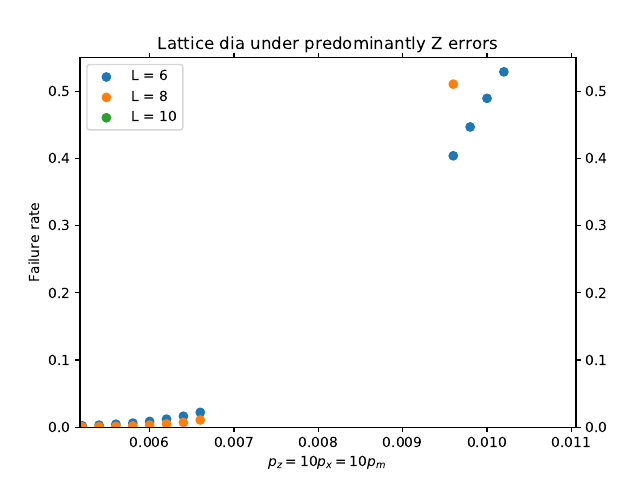

Here is the Python script that generated this plot:
import numpy as np
import matplotlib.pyplot as plt
import sys
import glob

results08 = {}
indexlist08 = []

xmin = .006
xmax = .006

for filename in glob.glob("dia-08-*.txt"):
    input_file08 = open(filename, "r")
    for line in input_file08:
        data08 = line.split()
        if data08[0] != "#":
            pz_str08 = data08[2]
            rate_str08 = data08[5]
            pz08 = float(pz_str08)
            rate08 = float(rate_str08)
            if xmin>pz08:
                xmin = pz08
            if xmax<pz08:
                xmax = pz08
            if pz_str08 not in indexlist08:
                results08[pz_str08] = []
                indexlist08.append(pz_str08)
            results08[pz_str08].append(rate08)

x_axis08 = []
y_axis08 = []

for item in indexlist08:
    x_axis08.append(float(item))
    y_axis08.append(np.mean(results08[item]))

results10 = {}
indexlist10 = []

for filename in glob.glob("dia-10-*.txt"):
    input_file10 = open(filename, "r")
    for line in input_file10:
        data10 = line.split()
        if data10[0] != "#":
            pz_str10 = data10[2]
            rate_str10 = data10[5]
            pz10 = float(pz_str10)
            rate10 = float(rate_str10)
            if xmin>pz10:
                xmin = pz10
            if xmax<pz10:
                xmax = pz10
            if pz_str10 not in indexlist10:
                results10[pz_str10] = []
                indexlist10.append(pz_str10)
            results10[pz_str10].append(rate10)

x_axis10 = []
y_axis10 = []

for item in indexlist10:
    x_axis10.append(float(item))
    y_axis10.append(np.mean(results10[item]))

results06 = {}
indexlist06 = []

for filename in glob.glob("dia-06-*.txt"):
    input_file06 = open(filename, "r")
    for line in input_file06:
        data06 = line.split()
        if data06[0] != "#":
            pz_str06 = data06[2]
            rate_str06 = data06[5]
            pz06 = float(pz_str06)
            rate06 = float(rate_str06)
            if xmin>pz06:
                xmin = pz06
            if xmax<pz06:
                xmax = pz06
            if pz_str06 not in indexlist06:
                results06[pz_str06] = []
                indexlist06.append(pz_str06)
            results06[pz_str06].append(rate06)

x_axis06 = []
y_axis06 = []

for item in indexlist06:
    x_axis06.append(float(item))
    y_axis06.append(np.mean(results06[item]))


plt.figure()
plt.title("Lattice dia under predominantly Z errors")
plt.tick_params(labelright=True, right=True, top=True)
plt.xlim(.995*xmin, 1.005*xmax)
plt.ylim(0., 0.55)
plt.scatter(x_axis06, y_axis06, label="L = 6")
plt.scatter(x_axis08, y_axis08, label="L = 8")
plt.scatter(x_axis10, y_axis10, label="L = 10")
plt.legend(loc=2);
plt.ylabel("Failure rate")
plt.xlabel("$p_z=10p_x=10p_m$")
plt.savefig("dia.pdf")
plt.close()
